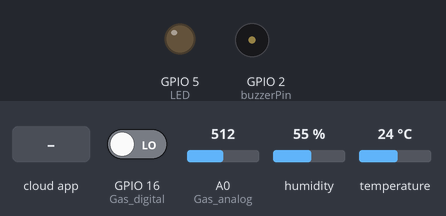
The sketch below on a simulated ESP8266 (NodeMCU). Shown: output pins drawn as LEDs (lit = HIGH), buzzer (waves = sounding, pin HIGH). Inputs (shaded band) come from the test bench; at power-on: GPIO 16 (Gas_digital) LOW, A0 (Gas_analog) = 512, humidity 55 %, temperature 24 °C. WiFi joins after 1.5 s; servers stay silent unless stated; the Firebase database answers and starts empty; what the sketch prints to the serial monitor is not drawn.

Above: at 2.7 s.
2.8 s: the phone or cloud app sets Led to 1
At 3.3 s:
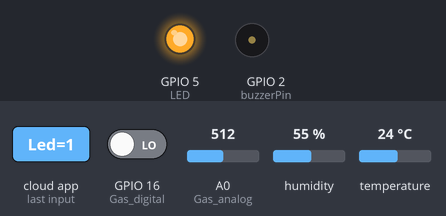
4.5 s: the phone or cloud app sets coi to 1
At 6.4 s:
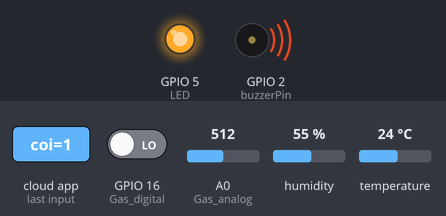
6.9 s: the phone or cloud app sets Led to 0
At 7.5 s:
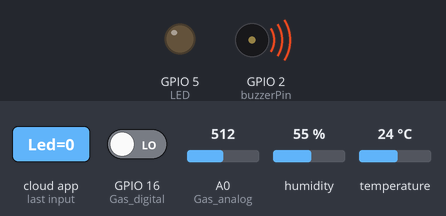
12.1 s: the phone or cloud app sets coi to 0
At 13.1 s:
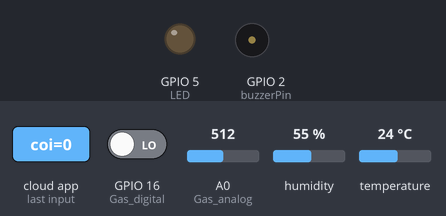
Timing chart, 0 to 15.1 s (numbered marks = the images above; inputs shaded):
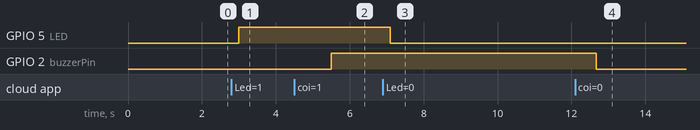

Measured:
- after the input at 2.8 s, GPIO 5 (LED): LOW → HIGH after 0.20 s
- after the input at 4.5 s, GPIO 2 (buzzerPin): LOW → HIGH after 1.0 s
- after the input at 6.9 s, GPIO 5 (LED): HIGH → LOW after 0.20 s
- after the input at 12.1 s, GPIO 2 (buzzerPin): HIGH → LOW after 0.57 s

The sketch:

TT_IOT.ino
```cpp
#include <SimpleDHT.h>
#include <ESP8266WiFi.h>
#include <FirebaseESP8266.h>
#define pinDHT11 4
#define WIFI_SSID "Iphone"
#define WIFI_PASSWORD "tamsomot"
#define FIREBASE_HOST "https://project-1-6dcbb-default-rtdb.firebaseio.com"
#define FIREBASE_AUTH "rrOGO1CtFVW5WSToifuzZ8AZXOUQl5sHNN8LOkRa"
#define LED 5
int Gas_analog = A0; // used for ESP8266
int Gas_digital = 16; // used for ESP8266
const int buzzerPin = 2;
SimpleDHT11 dht11(pinDHT11);
byte temp = 0, hum = 0;
FirebaseData fbdb;

void setup() {
  Serial.begin(9600);
  pinMode(buzzerPin, OUTPUT); // Thiết lập chân kết nối với buzzer là OUTPUT
  pinMode(LED, OUTPUT);
  //Connect WIFI====================================
  WiFi.begin(WIFI_SSID, WIFI_PASSWORD);
  Serial.print("Conecting to WIFI");
  while (WiFi.status() != WL_CONNECTED) {
    Serial.print(".");
    delay(300);
  }
  Serial.println();
  Serial.println("Connected with IP : ");
  Serial.println(WiFi.localIP());
  Serial.println();
  //Connect Firebase=================================
  Firebase.begin(FIREBASE_HOST, FIREBASE_AUTH);
  Firebase.reconnectWiFi(true);
  Firebase.setReadTimeout(fbdb, 1000 * 60);
  Firebase.setwriteSizeLimit(fbdb, "tiny");
  //====================================================
  pinMode(Gas_digital, INPUT);
}
void loop() {
  // read dht11
  if (dht11.read( & temp, & hum, NULL) != SimpleDHTErrSuccess)
    Serial.println("Read DHT11 Failed.");
  else {
    Serial.println("DHT11: ");
    Serial.println(temp);
    Serial.println(hum);
    Firebase.setInt(fbdb, "/TT_IOT/temp", temp);
    Firebase.setInt(fbdb, "/TT_IOT/doam", hum);
  }
  //control led
  if (Firebase.getInt(fbdb, "TT_IOT/Led") == true) {
    int st = fbdb.to < int > ();
    if (st == 1) {
      digitalWrite(LED, HIGH);
      Serial.println("led on");
    } else {
      digitalWrite(LED, LOW);
      Serial.println("led off");
    }
  }
  //mq2
  int gassensorAnalog = analogRead(Gas_analog);
  int gassensorDigital = digitalRead(Gas_digital);
  Serial.print("Gas Sensor: ");
  Serial.print(gassensorAnalog);
  Firebase.setInt(fbdb, "/TT_IOT/khigas", gassensorAnalog);
  if (Firebase.getInt(fbdb, "TT_IOT/auto") == true) {
    int at = fbdb.to < int > ();
    if (gassensorAnalog > 150 && at == 1) {
      Serial.println("Gas");
      Firebase.setInt(fbdb, "/TT_IOT/coi", 1);
    }
    if (gassensorAnalog < 150 && at == 1) {
      Serial.println("No Gas");
      Firebase.setInt(fbdb, "/TT_IOT/coi", 0);
    }
    if (Firebase.getInt(fbdb, "TT_IOT/coi") == true) {
      int buzz = fbdb.to < int > ();
      Serial.println(buzz);
      if (buzz == 1) {
        digitalWrite(buzzerPin, HIGH);
      } else {
        Serial.println(buzz);
        Serial.println("No Gas");
        digitalWrite(buzzerPin, LOW);
      }
    }
  }
  delay(100);
}
```
